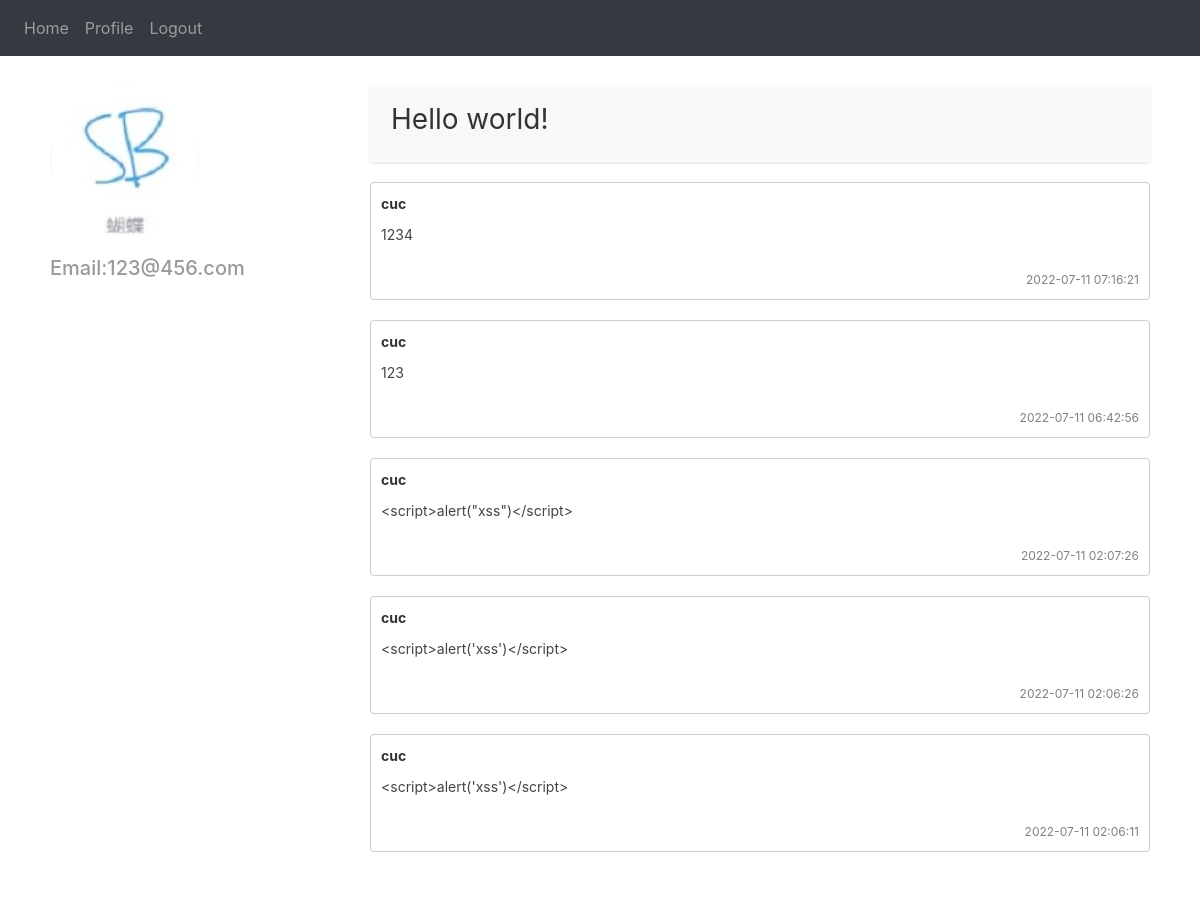
The app's page /profile/1 (signed in) with its own data.
### website/models.py (models this page shows)
class User(db.Model, UserMixin):
    id = db.Column(db.Integer, primary_key=True)
    email = db.Column(db.String(150), unique=True)
    password = db.Column(db.String(150))
    nickname = db.Column(db.String(150))
    portraitLink = db.Column(db.String(150),default='butterfly.jpg')
    notes = db.relationship('Note')

class Note(db.Model):
    id = db.Column(db.Integer, primary_key=True)
    data = db.Column(db.String(10000))
    date = db.Column(db.DateTime(timezone=True), default=func.now())
    user_id = db.Column(db.Integer, db.ForeignKey('user.id'))

### website/views.py (the view)
@views.route('/profile/<user_id>',methods=['GET', 'POST'])
@login_required
def profile(user_id):
    accessingUser=User.query.get(user_id) # 根据请求url获得被访问用户id
    return render_template("profile.html",user=current_user,accessingUser=accessingUser)

### website/__init__.py (called while the page is built)
def create_app():
    app = Flask(__name__)
    app.config['SECRET_KEY'] = 'hjshjhdjah kjshkjdhjs'
    app.config['SQLALCHEMY_DATABASE_URI'] = f'sqlite:///{DB_NAME}'
    db.init_app(app)
    from .views import views
    from .auth import auth
    app.register_blueprint(views, url_prefix='/')
    app.register_blueprint(auth, url_prefix='/')
    from .models import User, Note
    create_database(app)
    login_manager = LoginManager()
    login_manager.login_view = 'auth.login'
    login_manager.init_app(app)
    @login_manager.user_loader
    def load_user(id):
        return User.query.get(int(id))
    return app

### website/templates/profile.html (shortened to what this page needs)
{% extends "base.html" %} {% block title %}Profile{% endblock %} {% block
content %}
<div class="article_box clearfix">
  <div class="right">
    <div class="article_box_one">
      <div class="index_article_title clearfix">
        <h3>Hello world!</h3>
      </div>
      <ul class="index_article" id="notes">
        {% for note in accessingUser.notes|sort(attribute='date', reverse =
        True) %}
        <li class="article">
          <div class="show">
            <div class="show-content">
              <div class="show-name">
                {% if note.user_id == user.id %} me {% else %}
                {{accessingUser.nickname}} {% endif %}
              </div>
              <div class="show-txt">
                <p class="">{{ note.data }}</p>
              </div>
              <div class="show-time">{{ note.date }}</div>
            </div>
          </div>
        </li>
        {% endfor %}
      </ul>
    </div>
  </div>
  <div class="left">
    <div class="self_info">
      <img
        src="{{ url_for('static', filename='images/'+accessingUser.portraitLink) }}"
        class="round_icon"
        alt="{{accessingUser.portraitLink}}"
      />
      <div class="self_info_text">
        <h3>Email:{{accessingUser.email}}</h3>
      </div>
    </div>
  </div>
</div>
{% endblock%}

### website/templates/base.html (shortened to what this page needs)
<!DOCTYPE html>
<html>
  <head>
    <link
    rel="stylesheet"
    type="text/css"
    href="{{ url_for('static', filename='css/base.css') }}"
    />
    <link
      rel="stylesheet"
      type="text/css"
      href="{{ url_for('static', filename='css/bootstrap.min.css') }}"
    />
    <link
      rel="stylesheet"
      type="text/css"
      href="{{ url_for('static', filename='css/font-awesome.min.css') }}"
    />
    <link
    rel="stylesheet"
    type="text/css"
    href="{{ url_for('static', filename='css/music.css') }}"
    />
  </head>
  <body>
    <nav class="navbar navbar-expand-lg navbar-dark bg-dark">
      <div class="collapse navbar-collapse" id="navbar">
        <div class="navbar-nav">
          {% if user.is_authenticated %}
          <a class="nav-item nav-link" id="home" href="/">Home</a>
          <a class="nav-item nav-link" id="profile" href="/profile/{{user.id}}">Profile</a>
          <a class="nav-item nav-link" id="logout" href="/logout">Logout</a>
          {% else %}
          <a class="nav-item nav-link" id="login" href="/login">Login</a>
          <a class="nav-item nav-link" id="signUp" href="/sign-up">Sign Up</a>
          {% endif %}
        </div>
      </div>
    </nav>
    <div class="container">{% block content %} {% endblock %}</div>
  </body>
</html>

### website/static/css/base.css (style rules this page uses)
.self_info_text h3 { margin: 20px auto;font-size: 20px;text-align: left;color: #999; }
body { height: 100%; }
.article_box { width: 1100px;margin: 30px auto; }
.left { width: 300px;float: left; }
.right { width: 780px;float: right; }
.article_box_one { width: 100%;margin-bottom: 24px; }
.index_article_title { padding: 16px 20px;background:#f8f8fa;box-shadow: 0 1px 3px #ddd;border: 1px #fff solid;-webkit-box-shadow: 0 1px 3px #ddd; }
.index_article_title h3 { font-weight: normal;display: block;width: 90%;float: left;color: #333; }
.article { list-style-type: none; }
.show { width: 100%; margin: 20px auto; }
.show-content { width: 100%; border: 1px solid #ccc; border-radius: 4px; margin-bottom: 10px; padding: 10px; position: relative; overflow: hidden; }
.show-name { width: 100%; text-align: left; font-size: 14px; color: #333; font-weight: bold; }
.show-txt { width: 100%; color: #444; font-size: 14px; margin-top: 10px; }
.show-txt p { width: 100%; word-wrap: break-word; }
.show-time { float: right; font-size: 12px; color: #808080; margin-top: 10px; }
.round_icon { width: 150px; height: 150px; display: flex; border-radius: 50%; align-items: center; justify-content: center; overflow: hidden; }
* { padding: 0; margin: 0; box-sizing: border-box; }

### records on screen
Note: data "1234", date "2022-07-11 07:16:21"
User: nickname "cuc", portraitLink (picture), email "123@456.com"
Note: data "123", date "2022-07-11 06:42:56"
Note: data "<script>alert(\"xss\")</script>", date "2022-07-11 02:07:26"
Note: data "<script>alert('xss')</script>", date "2022-07-11 02:06:26"
Note: data "<script>alert('xss')</script>", date "2022-07-11 02:06:11"
